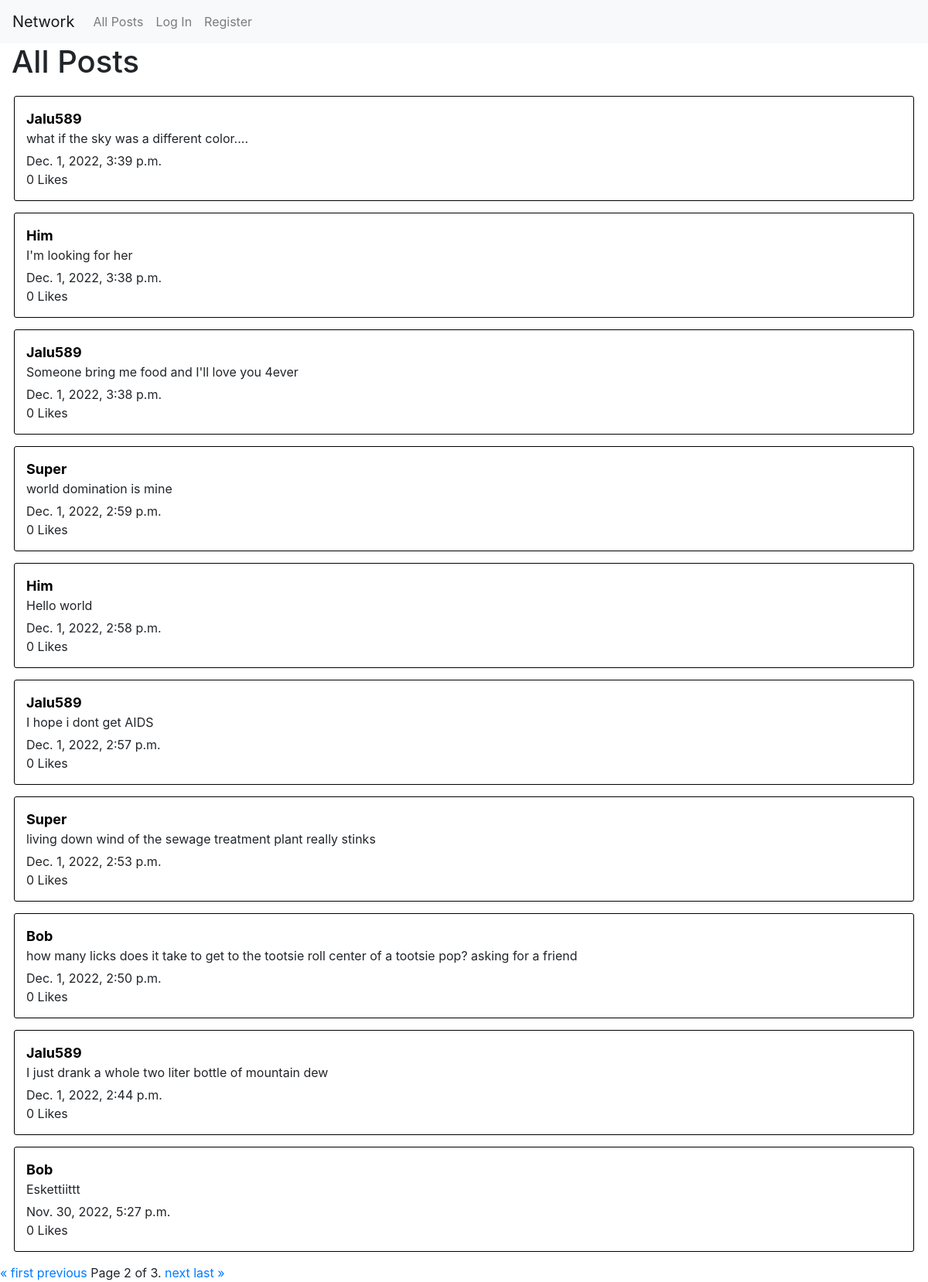
Screenshot of /?page=2 with the database file from the repository.
### network/models.py (models this page shows, shortened)
class Post(models.Model):
    content = models.TextField(blank=False)
    poster = models.ForeignKey("User", on_delete=models.CASCADE, related_name="posts")
    like_count = models.IntegerField(default=0)
    timestamp = models.DateTimeField("Time posted", auto_now_add=True)
    likers =  models.ManyToManyField(User, blank=True, related_name="liked")

class User(AbstractUser):
    pass

### network/views.py (the view)
# urls.py: path("", views.index, name="index"),
def index(request):
    posts = Post.objects.all().order_by("-timestamp")
    paginator = Paginator(posts, 10)
    page_number = request.GET.get('page')
    page_obj = paginator.get_page(page_number)
    return render(request, "network/index.html", {
        "posts": page_obj
    })

### network/templates/network/index.html (shortened to what this page needs)
{% extends "network/layout.html" %}
{% load static %}
{% block body %}
<h1>All Posts</h1>
{% for post in posts %}
<div class="post" id="post-{{post.id}}">
    <a class="post-user" href="{% url 'user' post.poster.id %}">{{post.poster}}</a>
    <p id="content-{{post.id}}" class="post-content">{{post.content}}</p>
    <p class="timestamp">{{post.timestamp}}</p>
    <div class="post-bottom">
        <p>{{post.like_count}} Like{% if post.like_count != 1%}s{% endif %}</p>
    </div>
</div>
{% endfor %}
<div class="pagination">
    <span class="step-links">
        {% if posts.has_previous %}
            <a href="?page=1">&laquo; first</a>
            <a href="?page={{ posts.previous_page_number }}">previous</a>
        {% endif %}
        <span class="current">
            Page {{ posts.number }} of {{ posts.paginator.num_pages }}.
        </span>
        {% if posts.has_next %}
            <a href="?page={{ posts.next_page_number }}">next</a>
            <a href="?page={{ posts.paginator.num_pages }}">last &raquo;</a>
        {% endif %}
    </span>
</div>
{% endblock %}

### network/static/network/styles.css (style rules this page uses)
body { margin: 0; padding: 0; }
p { margin-top: 0px; margin-bottom: 0px; }
h1 { margin-left: 15px; margin-bottom: 20px; }
#new-post, .post { width: 97%; margin: auto; border: 0.5px solid black; border-radius: 3px; padding: 15px; margin-bottom: 15px; }
.post-user { font-size: 18px; color: black; font-weight: 700; }
.post-content { margin-bottom: 5px; max-height: 70px; overflow: hidden; }
.post-bottom { display: flex; }

### rows the page displays
Post: poster "Jalu589", content "what if the sky was a different color....", timestamp "Dec. 1, 2022, 3:39 p.m.", like_count "0"
Post: poster "Him", content "I'm looking for her", timestamp "Dec. 1, 2022, 3:38 p.m.", like_count "0"
Post: poster "Jalu589", content "Someone bring me food and I'll love you 4ever", timestamp "Dec. 1, 2022, 3:38 p.m.", like_count "0"
Post: poster "Super", content "world domination is mine", timestamp "Dec. 1, 2022, 2:59 p.m.", like_count "0"
Post: poster "Him", content "Hello world", timestamp "Dec. 1, 2022, 2:58 p.m.", like_count "0"
Post: poster "Jalu589", content "I hope i dont get AIDS", timestamp "Dec. 1, 2022, 2:57 p.m.", like_count "0"
Post: poster "Super", content "living down wind of the sewage treatment plant really stinks", timestamp "Dec. 1, 2022, 2:53 p.m.", like_count "0"
Post: poster "Bob", content "how many licks does it take to get to the tootsie roll center of a tootsie pop? asking for a friend", timestamp "Dec. 1, 2022, 2:50 p.m.", like_count "0"
Post: poster "Jalu589", content "I just drank a whole two liter bottle of mountain dew", timestamp "Dec. 1, 2022, 2:44 p.m.", like_count "0"
Post: poster "Bob", content "Eskettiittt", timestamp "Nov. 30, 2022, 5:27 p.m.", like_count "0"

### other values shown
{{ posts.number }} "2"
{{ posts.paginator.num_pages }} "3"
